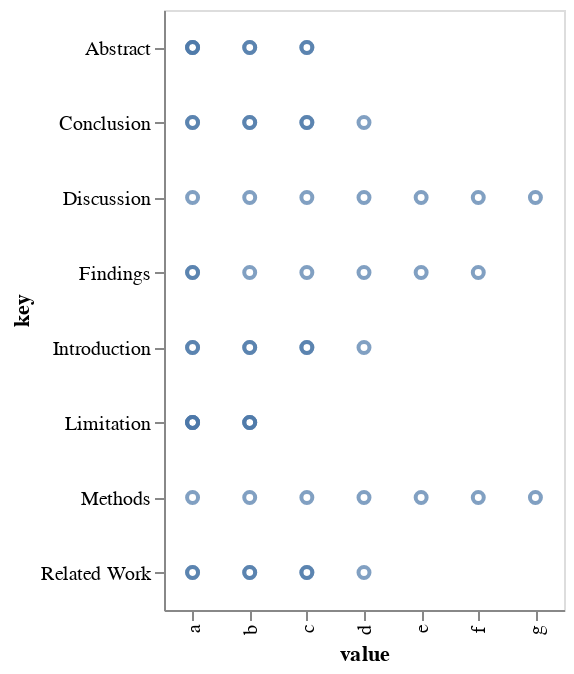

The notebook cell saved with this chart:
### Code cell
alt.Chart(test_df).transform_fold(
    list(test_df.columns), as_=['key', 'value']
).mark_point().encode(
    x='value:N',
    y='key:N',
).properties(
    width=200,
    height=300
)

### Figure 1 — Vega-Lite specification as saved in the notebook (floating-point values rounded to 4 significant figures)
{"config": {"view": {"continuousWidth": 400, "continuousHeight": 300}}, "data": {"name": "data-7d320844f60641c89b4df5b18f275fc8"}, "mark": "point", "encoding": {"x": {"type": "nominal", "field": "value"}, "y": {"type": "nominal", "field": "key"}}, "height": 300, "transform": [{"fold": ["Abstract", "Introduction", "Related Work", "Methods", "Findings", "Discussion", "Limitation", "Conclusion"], "as": ["key", "value"]}], "width": 200, "$schema": "https://vega.github.io/schema/vega-lite/v4.8.1.json", "datasets": {"data-7d320844f60641c89b4df5b18f275fc8": [{"Abstract": "a", "Introduction": "a", "Related Work": "a", "Methods": "a", "Findings": "a", "Discussion": "a", "Limitation": "a", "Conclusion": "a"}, {"Abstract": "b", "Introduction": "b", "Related Work": "b", "Methods": "b", "Findings": "b", "Discussion": "b", "Limitation": "b", "Conclusion": "b"}, {"Abstract": "c", "Introduction": "c", "Related Work": "c", "Methods": "c", "Findings": "c", "Discussion": "c", "Limitation": "a", "Conclusion": "c"}, {"Abstract": "a", "Introduction": "d", "Related Work": "d", "Methods": "d", "Findings": "d", "Discussion": "d", "Limitation": "b", "Conclusion": "d"}, {"Abstract": "b", "Introduction": "a", "Related Work": "a", "Methods": "e", "Findings": "e", "Discussion": "e", "Limitation": "a", "Conclusion": "a"}, {"Abstract": "c", "Introduction": "b", "Related Work": "b", "Methods": "f", "Findings": "f", "Discussion": "f", "Limitation": "b", "Conclusion": "b"}, {"Abstract": "a", "Introduction": "c", "Related Work": "c", "Methods": "g", "Findings": "a", "Discussion": "g", "Limitation": "a", "Conclusion": "c"}]}}
